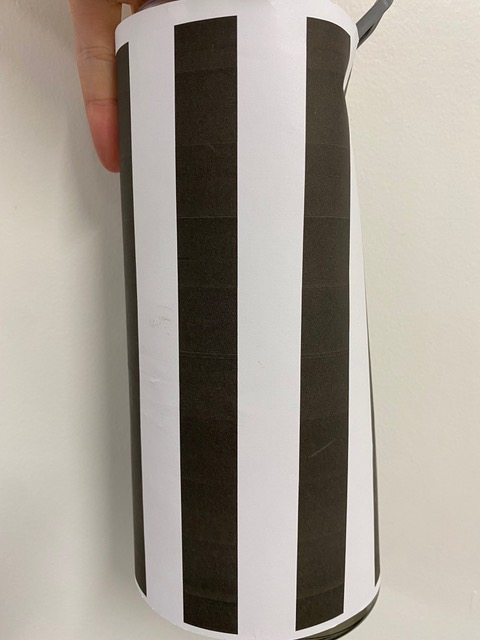
#> input picture MC_PyExperiments/assets/obstacle.jpeg, 480 x 640 px
$ python isolation.py
#> lines starting #> are read from the running program, lines starting #| are printed output that depends on the picture; after the words box and inside, x2 and y2 are one past the last pixel; in counts of white or black regions, pixels touching at a corner belong together
import cv2
import numpy as np

img = cv2.resize(cv2.imread("../assets/obstacle.jpeg",1),(0,0),fx=1,fy=1)
#> img is the input picture: shape (640, 480, 3); mean B, G, R 147.4, 156.9, 164.2

hsv_img = cv2.cvtColor(img, cv2.COLOR_BGR2HSV)
#> hsv_img: shape (640, 480, 3); mean H, S, V 19.8, 40.4, 164.2
lower_gray = np.array([0,5,50],np.uint8)
upper_gray = np.array([230,60,255], np.uint8)
mask_gray = cv2.inRange(hsv_img, lower_gray, upper_gray)
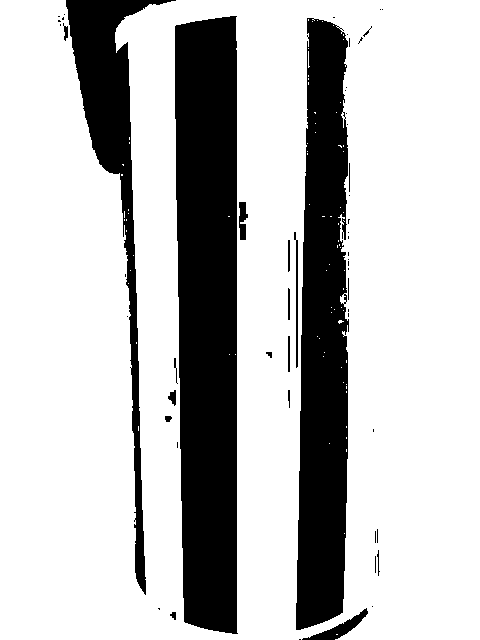
#> mask_gray: shape (640, 480); 75.6% white; 55 black regions (36 under 20 px), largest, box (x1, y1, x2, y2) and area: (175, 16, 238, 634) 35409, (296, 18, 349, 630) 26076, (66, 0, 176, 595) 11759
img_res=cv2.bitwise_and(img,img,mask=mask_gray)
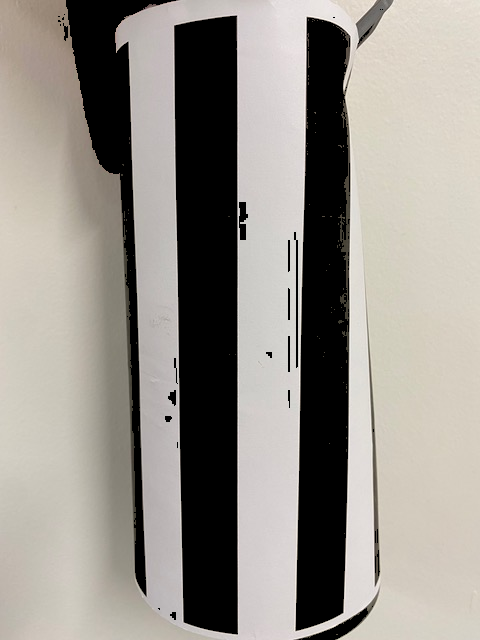
#> img_res: shape (640, 480, 3); mean B, G, R 138.7, 145.4, 150.2
cv2.imshow('img_res',img_res)
img_res = cv2.cvtColor(img_res,cv2.COLOR_BGR2GRAY)
#> img_res: shape (640, 480)
thresh_img = cv2.threshold(img_res, 200, 255, cv2.THRESH_BINARY + cv2.THRESH_OTSU)[1]
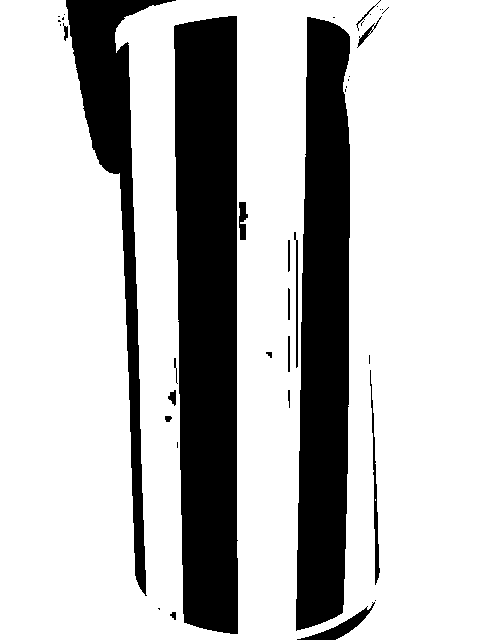
#> thresh_img: shape (640, 480); 74.3% white; 39 black regions (20 under 20 px)

cnts = cv2.findContours(thresh_img, cv2.RETR_EXTERNAL, cv2.CHAIN_APPROX_SIMPLE)
#> cnts = 1 contour; box (x1, y1, x2, y2) and area: (0, 0, 480, 640) 291800
cnts = cnts[0] if len(cnts) == 2 else cnts[1]
for cnt in cnts:
    approx = cv2.contourArea(cnt)
    print(approx)
#> this loop made 1 pass
#> approx on pass 1: 291800.5
#| 291800.5

cv2.imshow('image', img)
cv2.imshow('Binary',thresh_img)
cv2.waitKey()

$ run again, with MC_PyExperiments/assets/125.jpg copied over MC_PyExperiments/assets/obstacle.jpeg
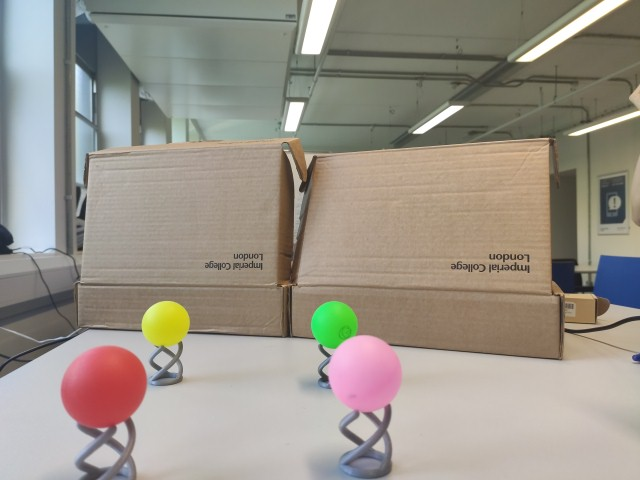
#> input picture MC_PyExperiments/assets/125.jpg, 640 x 480 px
#> img is the input picture: shape (480, 640, 3); mean B, G, R 137.4, 147.8, 154.3
#> hsv_img: shape (480, 640, 3); mean H, S, V 42.3, 43, 159.5
#> `mask_gray = cv2.inRange(hsv_img, lower_gray, upper_gray)`:
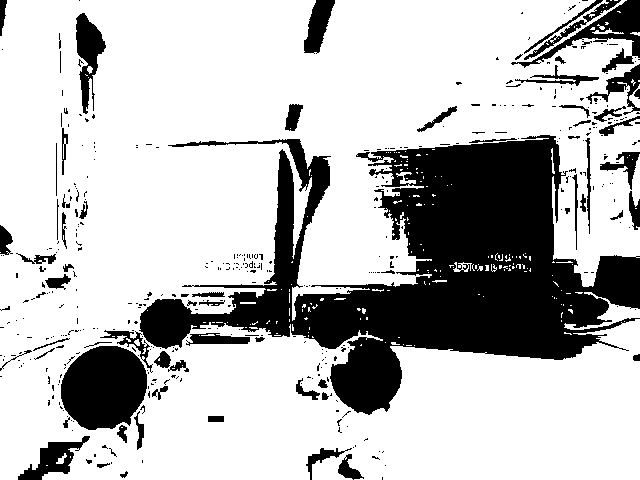
#> mask_gray: shape (480, 640); 74.4% white; 426 black regions (356 under 20 px), largest, box (x1, y1, x2, y2) and area: (139, 135, 640, 415) 56688, (61, 346, 147, 430) 5643, (511, 0, 640, 73) 2222
#> `thresh_img = cv2.threshold(img_res, 200, 255, cv2.THRESH_BINARY + cv2...`:
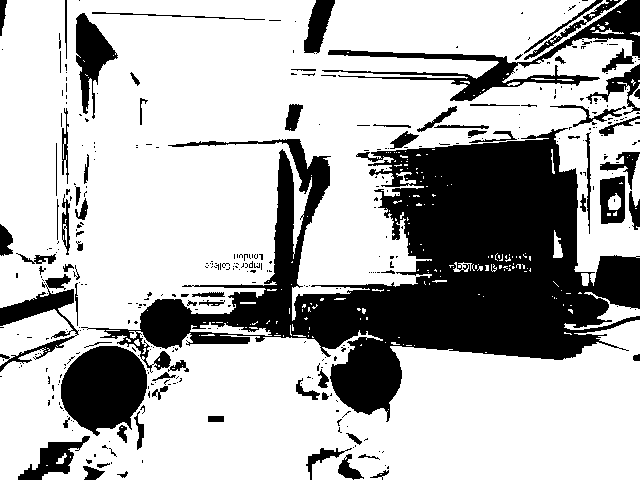
#> thresh_img: shape (480, 640); 71.1% white; 378 black regions (300 under 20 px)
#> cnts = 210 contours, 199 with area under 20; largest, box (x1, y1, x2, y2) and area: (0, 0, 640, 480) 226739, (564, 292, 640, 330) 568, (190, 322, 272, 336) 378, (553, 230, 563, 258) 130, (629, 84, 640, 108) 84
#> the loop `for cnt in cnts:` made 210 passes
#> (cnt, approx) on passes 1, 2, 4: ([[46, 465], [47, 465]], 0), ([[70, 456], [70, 457]], 0), ([[388, 409]], 0)
#> (printed output is left out)

$ run again, with MC_PyExperiments/assets/ball.png saved as MC_PyExperiments/assets/obstacle.jpeg
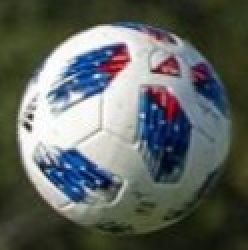
#> input picture MC_PyExperiments/assets/ball.png, 124 x 125 px (shown 2 times larger)
#> img is the input picture: shape (125, 124, 3); mean B, G, R 95.5, 100.3, 94.7
#> hsv_img: shape (125, 124, 3); mean H, S, V 62.3, 84.4, 109
#> `mask_gray = cv2.inRange(hsv_img, lower_gray, upper_gray)`:
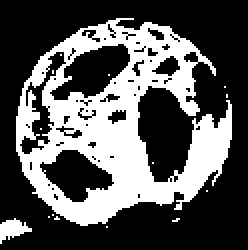
#> mask_gray: shape (125, 124) (shown 2 times larger); 34.5% white; 15 white regions (13 under 20 px), largest, box (x1, y1, x2, y2) and area: (8, 9, 116, 113) 5210, (0, 109, 16, 122) 110
#> `thresh_img = cv2.threshold(img_res, 200, 255, cv2.THRESH_BINARY + cv2...`:
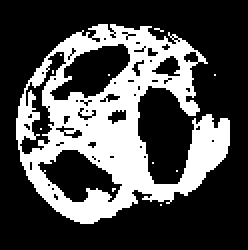
#> thresh_img: shape (125, 124) (shown 2 times larger); 30.6% white; 11 white regions (10 under 20 px)
#> cnts = 6 contours, 5 with area under 20; largest, box (x1, y1, x2, y2) and area: (8, 12, 115, 112) 6362
#> the loop `for cnt in cnts:` made 6 passes
#> (cnt, approx) on passes 1 to 4: ([[80, 102]], 0), ([[88, 85]], 0), ([[76, 81]], 0), ([[107, 37]], 0)
#> (printed output is left out)
